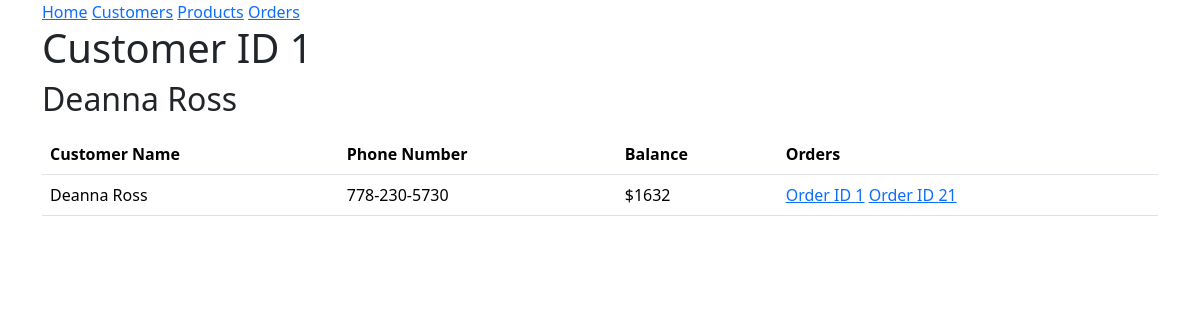
/customer/1, run on an earlier commit of the app's database.
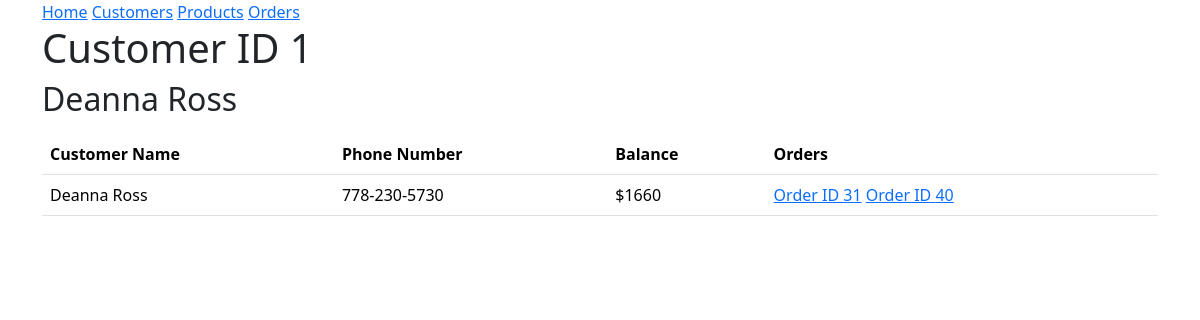
And on a later commit of the database.
### models.py (models this page shows, shortened)
class Customer(db.Model):
 id = mapped_column(Integer, primary_key=True)
 name = mapped_column(String(200), nullable=False, unique=True)
 phone = mapped_column(String(20), nullable=False)
 balance = mapped_column(Numeric, nullable=False, default=0.0)
 orders = relationship("Order")

class Order(db.Model):
    id = mapped_column(Integer, primary_key=True)
    customer_id = mapped_column(Integer, ForeignKey(Customer.id), nullable=False)
    total = mapped_column(Float(200), nullable=True, default=0.0)
    created = mapped_column(DateTime,nullable=False,default=func.now())
    processed = mapped_column(DateTime, nullable=True)
    customer = relationship("Customer", back_populates="orders")
    products = relationship("ProductOrder", back_populates="order", cascade="all, delete-orphan")

### routes/endpoint.py (the view)
@endpoint.route('/customer/<int:id>', methods=['GET'])
def get_customer(id):
    customer = db.session.execute(db.select(Customer).where(Customer.id == id)).scalars().first()
    if not customer:
        return redirect(url_for('html.get_customers'))
    customers = []
    u = {
        "id": customer.id,
        "name": customer.name,
        "phone": customer.phone,
        'balance': int(customer.balance),
        'orders': customer.orders
    }
    customers.append(u)
    return render_template("detailed.html",id = id, customer = customer.name, customers = customers)

### templates/detailed.html (shortened to what this page needs)
{% extends "base.html" %}
{% block content %}
<h1>Customer ID {{ id }}</h1>
<h2>{{ customer }}</h2>
<table class="table">
    <thead class="thead-dark">
    <th>Customer Name</th>
    <th>Phone Number</th>
    <th>Balance</th>
    <th>Orders</th>
{% for customer in customers %}
<p>
    <tr>
    <td>{{ customer.name }}</td>
    <td>{{ customer.phone }}</td>
    <td>${{ customer.balance }}</td>
    <td>
        {% for order in customer.orders %}
        <a href="{{ url_for('pages.get_order', id=order.id) }}">Order ID {{ order.id }}</a>
        {% endfor %}
    </td>
    </tr>
</p>
{% endfor %}
</table>
{% endblock %}

What changed in the data, as far as the page shows it:
changed Customer "Deanna Ross": loses Order (id "1"); loses Order (id "21"); gains Order (id "31"); gains Order (id "40"); balance "1632" → "1660"
